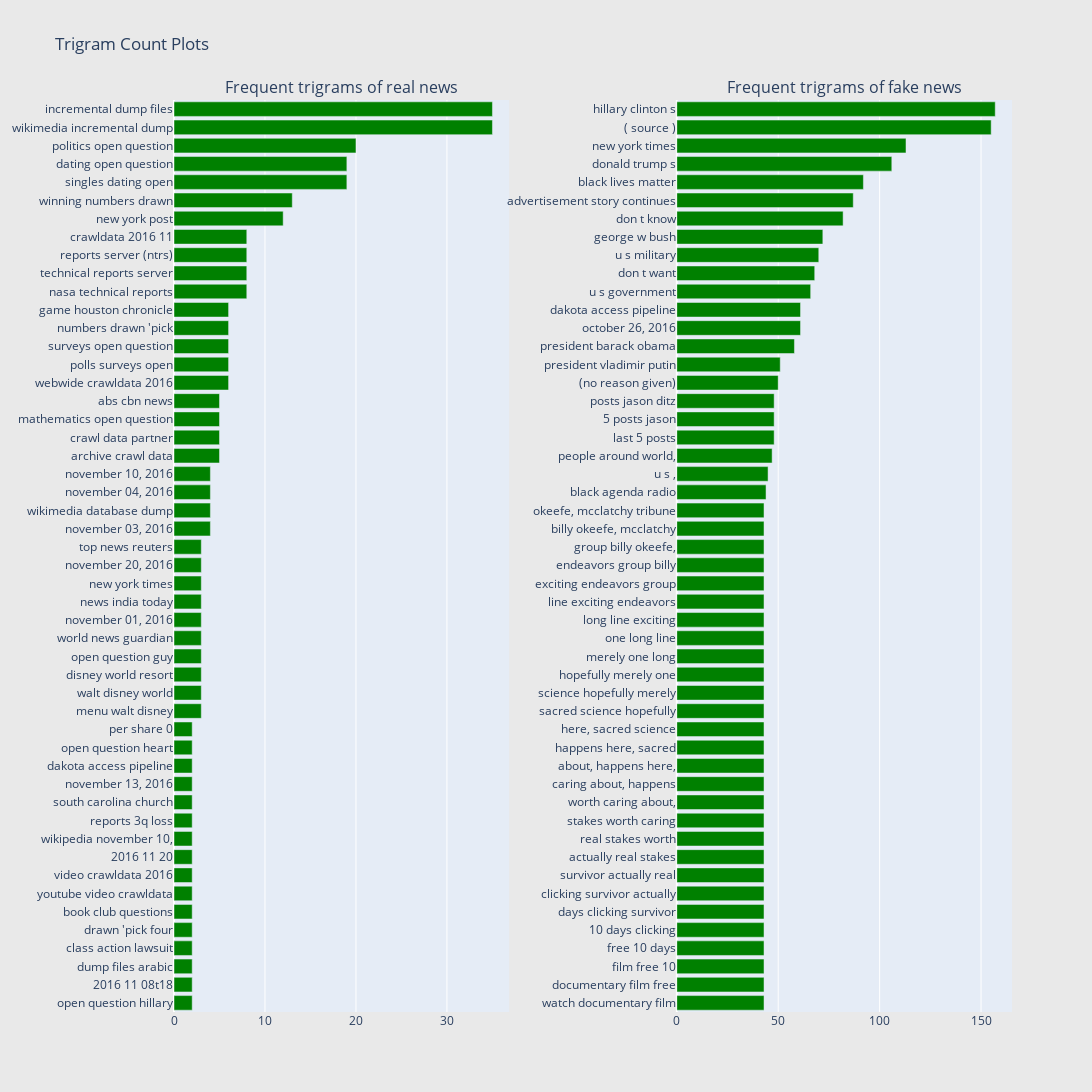

Source (notebook cell):
### Code cell
#TRIGRAMS
configure_plotly_browser_state()

freq_dict = defaultdict(int)
for sent in df_real["text"]:
    for word in generate_ngrams(sent,3):
        freq_dict[word] += 1
fd_sorted = pd.DataFrame(sorted(freq_dict.items(), key=lambda x: x[1])[::-1])
fd_sorted.columns = ["word", "wordcount"]
trace0 = horizontal_bar_chart(fd_sorted.head(50), 'green')


freq_dict = defaultdict(int)
for sent in df_fake["text"]:
    for word in generate_ngrams(sent,3):
        freq_dict[word] += 1
fd_sorted = pd.DataFrame(sorted(freq_dict.items(), key=lambda x: x[1])[::-1])
fd_sorted.columns = ["word", "wordcount"]
trace1 = horizontal_bar_chart(fd_sorted.head(50), 'green')

# Creating two subplots
fig = tools.make_subplots(rows=1, cols=2, vertical_spacing=0.04, horizontal_spacing=0.2,
                          subplot_titles=["Frequent trigrams of real news", 
                                          "Frequent trigrams of fake news"])
fig.append_trace(trace0, 1, 1)
fig.append_trace(trace1, 1, 2)
fig['layout'].update(height=1200, width=1200, paper_bgcolor='rgb(233,233,233)', title="Trigram Count Plots")
py.iplot(fig, filename='word-plots')

### Figure 1 — Plotly figure (JSON) as saved in the notebook; plotly's stock layout.template omitted (floating-point values rounded to 4 significant figures)
{"data": [{"marker": {"color": "green"}, "orientation": "h", "showlegend": false, "type": "bar", "x": [2, 2, 2, 2, 2, 2, 2, 2, 2, 2, 2, 2, 2, 2, 2, 2, 3, 3, 3, 3, 3, 3, 3, 3, 3, 3, 4, 4, 4, 4, 5, 5, 5, 5, 6, 6, 6, 6, 6, 8, 8, 8, 8, 12, 13, 19, 19, 20, 35, 35], "xaxis": "x", "y": ["open question hillary", "2016 11 08t18", "dump files arabic", "class action lawsuit", "drawn 'pick four", "book club questions", "youtube video crawldata", "video crawldata 2016", "2016 11 20", "wikipedia november 10,", "reports 3q loss", "south carolina church", "november 13, 2016", "dakota access pipeline", "open question heart", "per share 0", "menu walt disney", "walt disney world", "disney world resort", "open question guy", "world news guardian", "november 01, 2016", "news india today", "new york times", "november 20, 2016", "top news reuters", "november 03, 2016", "wikimedia database dump", "november 04, 2016", "november 10, 2016", "archive crawl data", "crawl data partner", "mathematics open question", "abs cbn news", "webwide crawldata 2016", "polls surveys open", "surveys open question", "numbers drawn 'pick", "game houston chronicle", "nasa technical reports", "technical reports server", "reports server (ntrs)", "crawldata 2016 11", "new york post", "winning numbers drawn", "singles dating open", "dating open question", "politics open question", "wikimedia incremental dump", "incremental dump files"], "yaxis": "y"}, {"marker": {"color": "green"}, "orientation": "h", "showlegend": false, "type": "bar", "x": [43, 43, 43, 43, 43, 43, 43, 43, 43, 43, 43, 43, 43, 43, 43, 43, 43, 43, 43, 43, 43, 43, 43, 43, 43, 43, 43, 43, 44, 45, 47, 48, 48, 48, 50, 51, 58, 61, 61, 66, 68, 70, 72, 82, 87, 92, 106, 113, 155, 157], "xaxis": "x2", "y": ["watch documentary film", "documentary film free", "film free 10", "free 10 days", "10 days clicking", "days clicking survivor", "clicking survivor actually", "survivor actually real", "actually real stakes", "real stakes worth", "stakes worth caring", "worth caring about,", "caring about, happens", "about, happens here,", "happens here, sacred", "here, sacred science", "sacred science hopefully", "science hopefully merely", "hopefully merely one", "merely one long", "one long line", "long line exciting", "line exciting endeavors", "exciting endeavors group", "endeavors group billy", "group billy okeefe,", "billy okeefe, mcclatchy", "okeefe, mcclatchy tribune", "black agenda radio", "u s ,", "people around world,", "last 5 posts", "5 posts jason", "posts jason ditz", "(no reason given)", "president vladimir putin", "president barack obama", "october 26, 2016", "dakota access pipeline", "u s government", "don t want", "u s military", "george w bush", "don t know", "advertisement story continues", "black lives matter", "donald trump s", "new york times", "( source )", "hillary clinton s"], "yaxis": "y2"}], "layout": {"annotations": [{"font": {"size": 16}, "showarrow": false, "text": "Frequent trigrams of real news", "x": 0.2, "xanchor": "center", "xref": "paper", "y": 1, "yanchor": "bottom", "yref": "paper"}, {"font": {"size": 16}, "showarrow": false, "text": "Frequent trigrams of fake news", "x": 0.8, "xanchor": "center", "xref": "paper", "y": 1, "yanchor": "bottom", "yref": "paper"}], "height": 1200, "paper_bgcolor": "rgb(233,233,233)", "title": {"text": "Trigram Count Plots"}, "width": 1200, "xaxis": {"anchor": "y", "domain": [0, 0.4]}, "xaxis2": {"anchor": "y2", "domain": [0.6, 1]}, "yaxis": {"anchor": "x", "domain": [0, 1]}, "yaxis2": {"anchor": "x2", "domain": [0, 1]}}}
